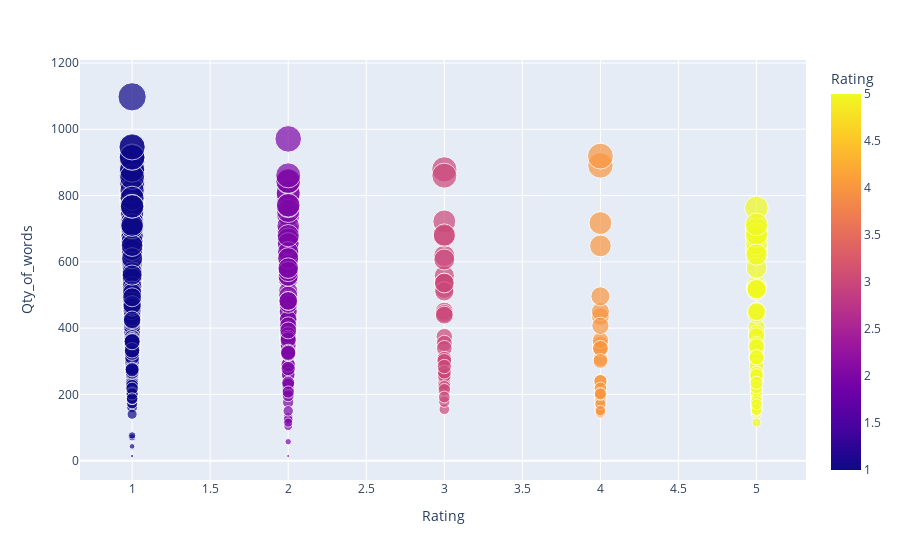

The code cell stored with this chart in its notebook:
### Code cell
fig = px.scatter(df, x='Rating', size='Qty_of_words',
              y='Qty_of_words', color='Rating')

fig.show()

### Figure 1 — Plotly figure (JSON) as saved in the notebook; plotly's stock layout.template omitted (floating-point values rounded to 4 significant figures; data arrays with more than 128 entries replaced by an {"elided": "..."} marker saying what was removed)
{"data": [{"hovertemplate": "Rating=%{marker.color}<br>Qty_of_words=%{marker.size}<extra></extra>", "legendgroup": "", "marker": {"color": {"elided": "705 int values"}, "coloraxis": "coloraxis", "size": {"elided": "705 int values"}, "sizemode": "area", "sizeref": 2.745, "symbol": "circle"}, "mode": "markers", "name": "", "orientation": "v", "showlegend": false, "type": "scatter", "x": {"elided": "705 int values"}, "xaxis": "x", "y": {"elided": "705 int values"}, "yaxis": "y"}], "layout": {"coloraxis": {"colorbar": {"title": {"text": "Rating"}}, "colorscale": [[0, "#0d0887"], [0.1111, "#46039f"], [0.2222, "#7201a8"], [0.3333, "#9c179e"], [0.4444, "#bd3786"], [0.5556, "#d8576b"], [0.6667, "#ed7953"], [0.7778, "#fb9f3a"], [0.8889, "#fdca26"], [1, "#f0f921"]]}, "legend": {"itemsizing": "constant", "tracegroupgap": 0}, "margin": {"t": 60}, "xaxis": {"anchor": "y", "domain": [0, 1], "title": {"text": "Rating"}}, "yaxis": {"anchor": "x", "domain": [0, 1], "title": {"text": "Qty_of_words"}}}}
